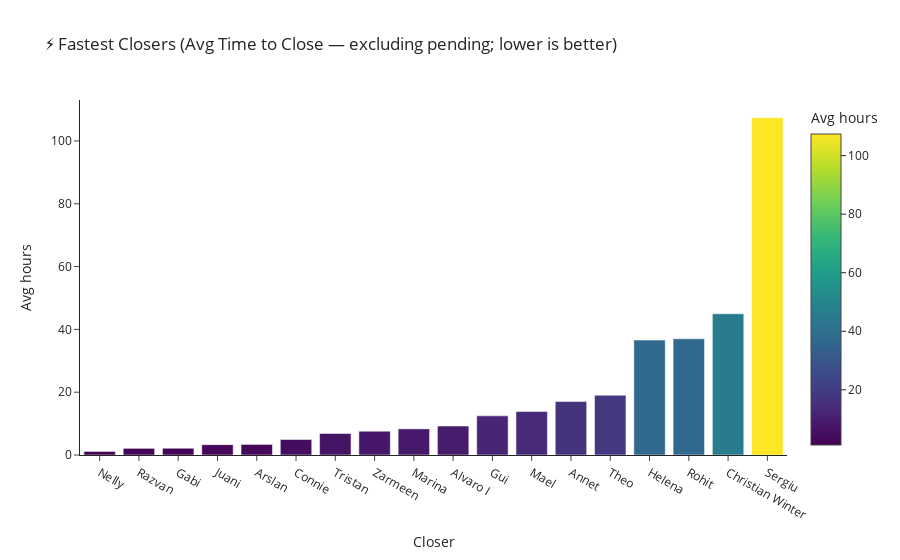

Notebook code cell kept with this figure:
### Code cell
# 4.4 Efficiency: average Time to Close (hours) — lower is better (by Closer, excluding 'pending')
import plotly.express as px

closer_col = "Closer"
ttc_col    = "Time to Close" if "Time to Close" in df.columns else ttc_col
status_col = "Status"

# use cleaned frame if you have it
src = df_clean.copy() if 'df_clean' in globals() else df.copy()

# normalize Status and remove 'pending'
src[status_col] = src[status_col].astype("string").str.strip().str.lower()
src = src.loc[~src[status_col].eq("pending")]

# optional global closer exclusions
EXCLUDE_CLOSERS = set([s.casefold() for s in globals().get("EXCLUDE_CLOSERS", {"bas","estefy","shub"})])

avg_ttc_df = (
    src
      .assign(**{closer_col: src[closer_col].astype("string").str.strip()})
      .loc[lambda d:
           d[closer_col].notna()
           & (d[closer_col] != "")
           & (~d[closer_col].str.casefold().isin({"not found","nan","none"}))
           & (~d[closer_col].str.casefold().isin(EXCLUDE_CLOSERS))
           & d[ttc_col].notna()]
      .groupby(closer_col, as_index=False)[ttc_col].mean()
      .rename(columns={ttc_col: "avg_hours"})
      .sort_values("avg_hours", ascending=True)
)

fig = px.bar(
    avg_ttc_df,
    x=closer_col, y="avg_hours", color="avg_hours",
    title="⚡ Fastest Closers (Avg Time to Close — excluding pending; lower is better)",
    labels={"avg_hours": "Avg hours", closer_col: "Closer"},
    template="simple_white"
)
fig.update_layout(showlegend=False)
fig.show()

### Figure 1 — Plotly figure (JSON) as saved in the notebook; plotly's stock layout.template omitted (floating-point values rounded to 4 significant figures)
{"data": [{"alignmentgroup": "True", "hovertemplate": "Closer=%{x}<br>Avg hours=%{marker.color}<extra></extra>", "legendgroup": "", "marker": {"color": [1.151, 2.117, 2.15, 3.301, 3.365, 4.931, 6.856, 7.585, 8.321, 9.226, 12.46, 13.87, 17.01, 19.02, 36.59, 37.02, 44.97, 107.4], "coloraxis": "coloraxis", "pattern": {"shape": ""}}, "name": "", "offsetgroup": "", "orientation": "v", "showlegend": false, "textposition": "auto", "type": "bar", "x": ["Nelly", "Razvan", "Gabi", "Juani", "Arslan", "Connie", "Tristan", "Zarmeen", "Marina", "Alvaro I", "Gui", "Mael", "Annet", "Theo", "Helena", "Rohit", "Christian Winter", "Sergiu"], "xaxis": "x", "y": [1.151, 2.117, 2.15, 3.301, 3.365, 4.931, 6.856, 7.585, 8.321, 9.226, 12.46, 13.87, 17.01, 19.02, 36.59, 37.02, 44.97, 107.4], "yaxis": "y"}], "layout": {"barmode": "relative", "coloraxis": {"colorbar": {"title": {"text": "Avg hours"}}, "colorscale": [[0, "#440154"], [0.1111, "#482878"], [0.2222, "#3e4989"], [0.3333, "#31688e"], [0.4444, "#26828e"], [0.5556, "#1f9e89"], [0.6667, "#35b779"], [0.7778, "#6ece58"], [0.8889, "#b5de2b"], [1, "#fde725"]]}, "legend": {"tracegroupgap": 0}, "showlegend": false, "title": {"text": "⚡ Fastest Closers (Avg Time to Close — excluding pending; lower is better)"}, "xaxis": {"anchor": "y", "domain": [0, 1], "title": {"text": "Closer"}}, "yaxis": {"anchor": "x", "domain": [0, 1], "title": {"text": "Avg hours"}}}}
